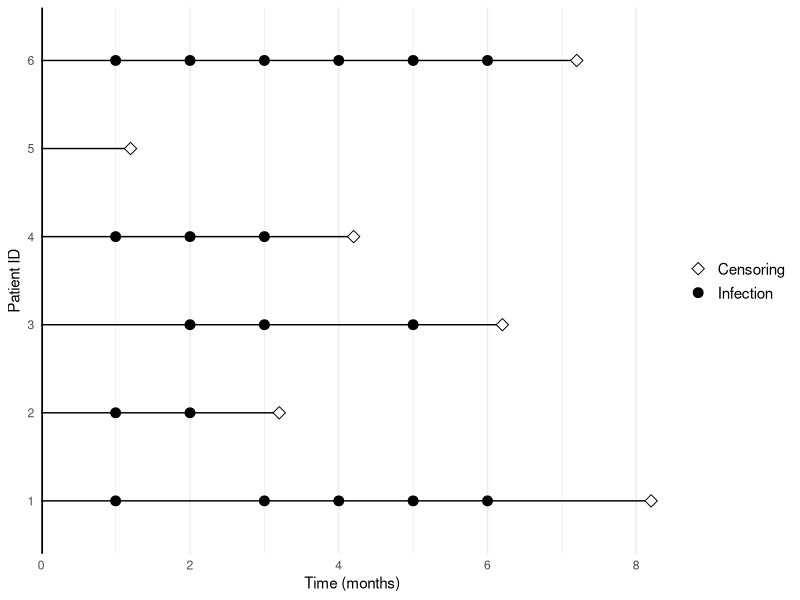
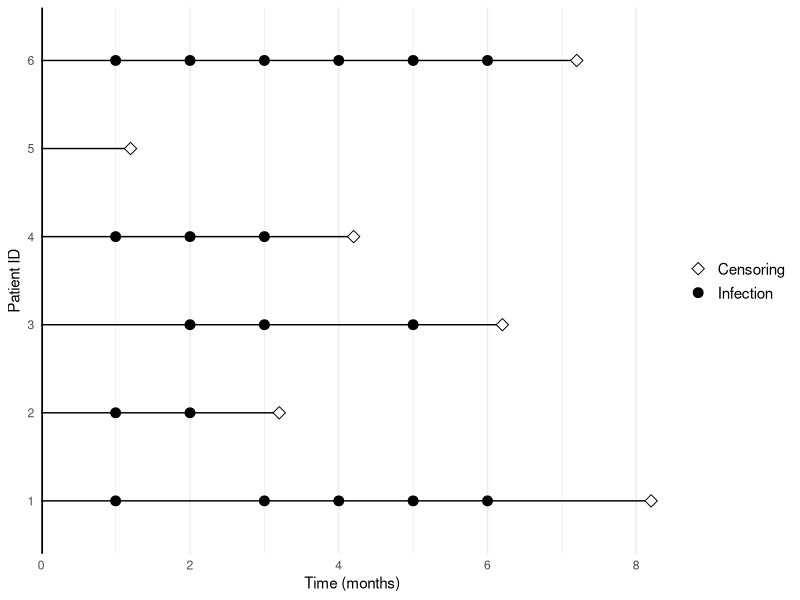
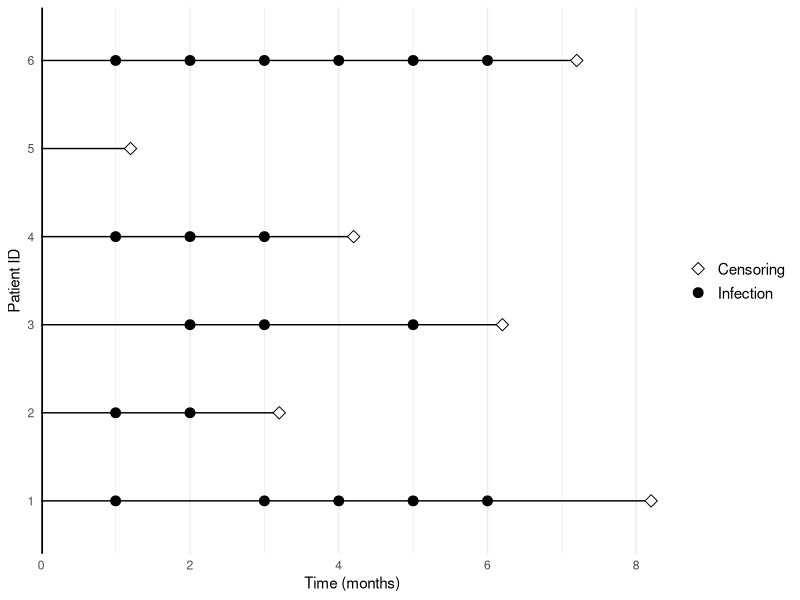

These figures' R source, in order:
## ---- chunk 1
#| label: fig-followup
#| fig-cap: Follow-up of six patients for repeated infections.
#| fig-width: 8
#| fig-height: 3

library(tidyverse)

pat1 <- tibble(
 id = 1,
 time = c(0, 1, 3, 4, 5, 6, 8.2),
 status = c(NA, rep(1, 5), 0)
)
pat2 <- tibble(
 id = 2,
 time = c(0, 1, 2, 3.2),
 status = c(NA, rep(1, 2), 0)
)
pat3 <- tibble(
 id = 3,
 time = c(0, 2, 3, 5, 6.2),
 status = c(NA, rep(1, 3), 0)
)
pat4 <- tibble(
 id = 4,
 time = c(0, 1, 2, 3, 4.2),
 status = c(NA, rep(1, 3), 0)
)
pat5 <- tibble(
 id = 5,
 time = c(0, 1.2),
 status = c(NA, 0)
)
pat6 <- tibble(
 id = 6,
 time = c(0, 1, 2, 3, 4, 5, 6, 7.2),
 status = c(NA, rep(1, 6), 0)
)


df <- bind_rows(pat1, pat2, pat3, pat4, pat5, pat6)

df |> 
  ggplot(aes(x = time, y = factor(id))) +
  geom_line(aes(group = id)) +
  geom_point(aes(shape = factor(status)), size = 3, fill = "white") +
  geom_vline(xintercept = 0, linewidth = 1.2) +
  scale_shape_manual(limits = c("0", "1"),  values = c(23, 19), 
                      labels = c("Censoring", "Infection"))  +
  scale_x_continuous(expand = expansion(c(0, 0.02))) +
  labs(
    x = "Time (months)",
    y = "Patient ID",
    shape = NULL
  ) +
  theme_minimal() +
  theme(
    panel.grid.major.y = element_blank(),
    legend.text = element_text(size = 11)
  )
 
ggsave("images/rec_fu_prob.png", width = 8, height = 3)
ggsave("images/rec_fu_prob.eps", width = 8, height = 3)

